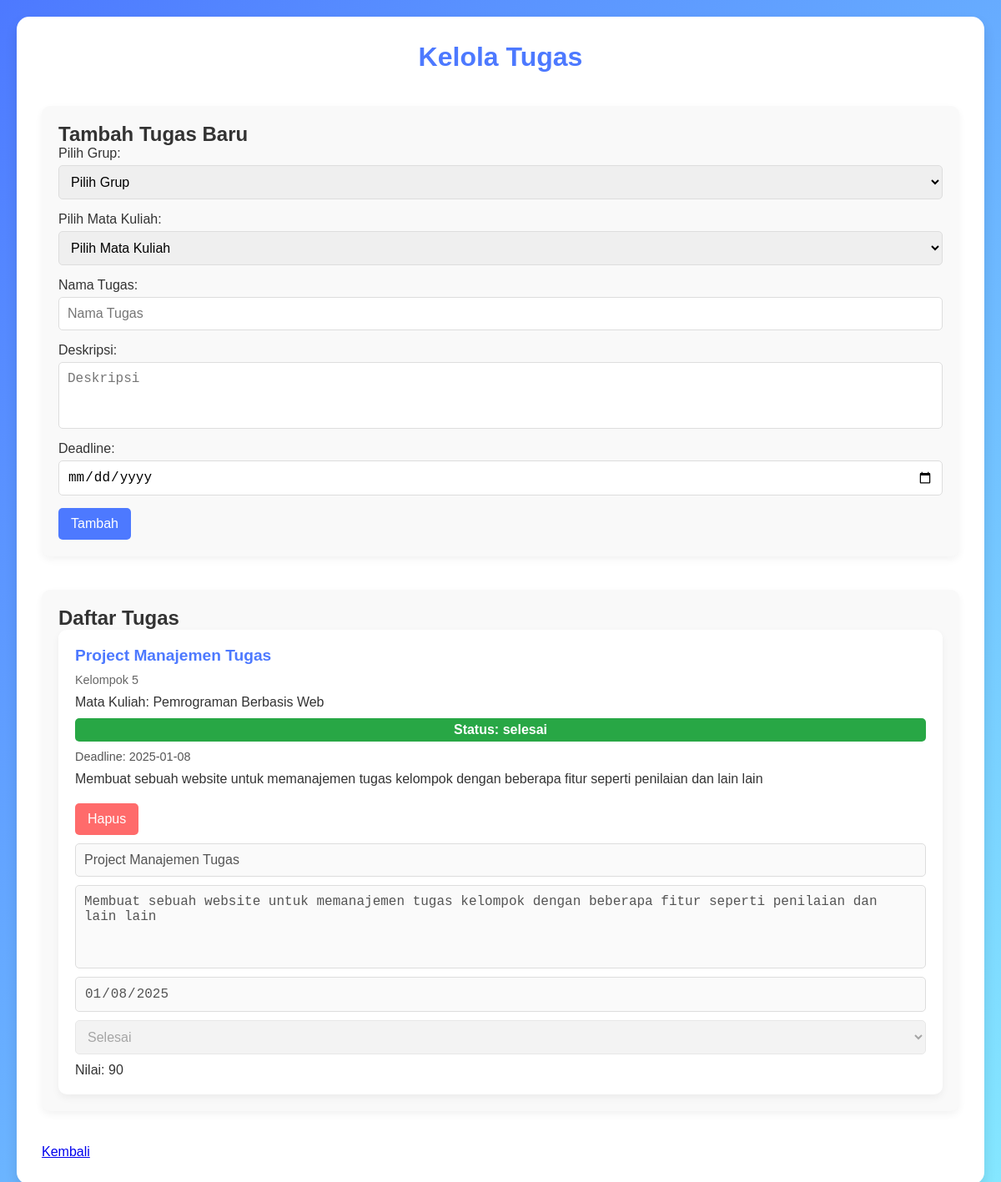
/tasks.php (signed in), run on the app's committed database.
### tables this page shows
CREATE TABLE `tasks` (
  `task_id` int(11) NOT NULL,
  `group_id` int(11) NOT NULL,
  `nama` varchar(255) DEFAULT NULL,
  `mata_kuliah` int(11) DEFAULT NULL,
  `deskripsi` text DEFAULT NULL,
  `tanggal_jatuh_tempo` date DEFAULT NULL,
  `nilai` int(11) DEFAULT NULL,
  `komentar` text DEFAULT NULL,
  `status` enum('sedang proses','selesai','dimulai') DEFAULT 'dimulai',
  `file_path` varchar(255) DEFAULT NULL
);

CREATE TABLE `groups` (
  `group_id` int(11) NOT NULL,
  `nama` varchar(100) NOT NULL,
  `deskripsi` text DEFAULT NULL,
  `tanggal_pembuatan` timestamp NOT NULL DEFAULT current_timestamp()
);

CREATE TABLE `mata_kuliah` (
  `id_mk` int(11) NOT NULL,
  `nama_mk` varchar(100) NOT NULL,
  `dosen_pengampu` varchar(100) NOT NULL,
  `deskripsi` text NOT NULL
);

### tasks.php (the view, shortened to what this page needs)
<?php
require 'db.php';
$stmt = $pdo->prepare("SELECT t.task_id, t.nama AS task_nama, t.deskripsi, t.tanggal_jatuh_tempo, t.status, t.nilai, g.nama AS group_nama,
    mk.nama_mk AS mata_kuliah_nama,
    (SELECT COUNT(*) FROM Group_Members gm WHERE gm.group_id = t.group_id) AS total_anggota,
    (SELECT COUNT(*) FROM Group_Members gm WHERE gm.group_id = t.group_id AND gm.status = 'selesai') AS anggota_selesai
    FROM Tasks t
    INNER JOIN Groups g ON t.group_id = g.group_id
    LEFT JOIN mata_kuliah mk ON t.mata_kuliah = mk.id_mk
    WHERE g.group_id IN (SELECT group_id FROM Group_Members WHERE user_id = ?)");
$stmt->execute([$_SESSION['user_id']]);
$tasks = $stmt->fetchAll(PDO::FETCH_ASSOC);
?>
<!DOCTYPE html>
<html lang="en">
<head>
</head>
<body>
    <div class="container">
        <h1 class="title">Kelola Tugas</h1>
        <section class="form-section">
            <h2>Tambah Tugas Baru</h2>
            <form method="POST">
                <div class="form-group">
                    <label for="group_id">Pilih Grup:</label>
                    <select name="group_id" id="group_id" required>
                        <option value="">Pilih Grup</option>
                    </select>
                </div>
                <div class="form-group">
                    <label for="mata_kuliah">Pilih Mata Kuliah:</label>
                    <select name="mata_kuliah" id="mata_kuliah" required>
                        <option value="">Pilih Mata Kuliah</option>
                    </select>
                </div>
                <div class="form-group">
                    <label for="nama">Nama Tugas:</label>
                    <input type="text" id="nama" name="nama" placeholder="Nama Tugas" required>
                </div>
                <div class="form-group">
                    <label for="deskripsi">Deskripsi:</label>
                    <textarea id="deskripsi" name="deskripsi" placeholder="Deskripsi"></textarea>
                </div>
                <div class="form-group">
                    <label for="deadline">Deadline:</label>
                    <input type="date" id="deadline" name="deadline" required min="<?php echo date('Y-m-d'); ?>">
                </div>
                <button type="submit" name="add_task" class="btn primary">Tambah</button>
            </form>
        </section>
        <section class="tasks-section">
            <h2>Daftar Tugas</h2>
            <div class="tasks-grid">
                <?php foreach ($tasks as $task): ?>
                    <div class="task-card">
                        <h3><?php echo htmlspecialchars($task['task_nama']); ?></h3>
                        <p class="group-name"><?php echo htmlspecialchars($task['group_nama']); ?></p>
                        <p class="mata-kuliah">Mata Kuliah: <?php echo htmlspecialchars($task['mata_kuliah_nama'] ?? 'Tidak ada'); ?></p>
                        <p class="status <?php echo strtolower(str_replace(' ', '-', $task['status'])); ?>">
                            Status: <?php echo htmlspecialchars($task['status']); ?>
                        </p>
                        <p class="deadline">Deadline: <?php echo htmlspecialchars($task['tanggal_jatuh_tempo']); ?></p>
                        <p><?php echo htmlspecialchars($task['deskripsi']); ?></p>
                        <div class="actions">
                            <form method="POST" class="inline-form">
                                <?php
                                $currentDate = new DateTime();
                                $deadlineDate = new DateTime($task['tanggal_jatuh_tempo']);
                                $isDeadlinePassed = $currentDate > $deadlineDate;
                                if ($isDeadlinePassed): ?>
                                <?php else: ?>
                                    <button type="submit" name="delete_task" class="btn danger">Hapus</button>
                                <?php endif; ?>
                            </form>
                            <form method="POST" class="inline-form">
                                <input type="text" name="nama" value="<?php echo htmlspecialchars($task['task_nama']); ?>" required <?php echo $task['nilai'] !== null ? 'disabled' : ''; ?>>
                                <textarea name="deskripsi" <?php echo $task['nilai'] !== null ? 'disabled' : ''; ?>><?php echo htmlspecialchars($task['deskripsi']); ?></textarea>
                                <input type="date" name="deadline" value="<?php echo $task['tanggal_jatuh_tempo']; ?>" required <?php echo $task['nilai'] !== null ? 'disabled' : ''; ?>>
                                <select name="status" <?php echo $task['nilai'] !== null ? 'disabled' : ''; ?>>
                                    <option value="selesai" <?php if ($task['status'] === 'selesai') echo 'selected'; ?>>Selesai</option>
                                </select>
                                <?php if ($task['nilai'] !== null): ?>
                                    <p>Nilai: <?php echo htmlspecialchars($task['nilai']); ?></p>
                                <?php endif; ?>
                            </form>
                        </div>
                    </div>
                <?php endforeach; ?>
            </div>
        </section>
        <a href="index.php" class="btn-secondary">Kembali</a>
    </div>
</body>
</html>

### tasks.php (style rules this page uses)
* { margin: 0; padding: 0; box-sizing: border-box; }
body { font-family: 'Poppins', sans-serif; background: linear-gradient(135deg, #4d79ff, #85e8ff); color: #333; display: flex; justify-content: center; padding: 20px; }
.container { width: 100%; max-width: 1200px; background: white; border-radius: 15px; box-shadow: 0 8px 15px rgba(0, 0, 0, 0.1); padding: 30px; display: flex; flex-direction: column; gap: 40px; }
.title { font-size: 2rem; text-align: center; color: #4d79ff; }
.form-section { background: #f9f9f9; padding: 20px; border-radius: 10px; box-shadow: 0 4px 10px rgba(0, 0, 0, 0.05); }
.form-group { margin-bottom: 15px; display: flex; flex-direction: column; }
label { font-size: 1rem; margin-bottom: 5px; }
input, textarea, select { padding: 10px; border: 1px solid #ddd; border-radius: 5px; font-size: 1rem; }
textarea { resize: none; height: 80px; }
button { background: #4d79ff; color: white; padding: 10px 15px; border: none; border-radius: 5px; cursor: pointer; font-size: 1rem; transition: all 0.3s; }
.tasks-section { background: #f9f9f9; padding: 20px; border-radius: 10px; box-shadow: 0 4px 10px rgba(0, 0, 0, 0.05); }
.tasks-grid { display: grid; grid-template-columns: repeat(auto-fit, minmax(300px, 1fr)); gap: 20px; }
.task-card { background: white; border-radius: 10px; box-shadow: 0 4px 10px rgba(0, 0, 0, 0.05); padding: 20px; display: flex; flex-direction: column; gap: 10px; }
.task-card h3 { font-size: 1.2rem; color: #4d79ff; }
.group-name { font-size: 0.9rem; color: #666; }
.status { font-weight: bold; padding: 5px; border-radius: 5px; text-align: center; }
.status.selesai { background: #28a745; color: white; }
.deadline { font-size: 0.9rem; color: #555; }
.btn.primary { background: #4d79ff; }
.btn.danger { background: #ff6b6b; }
.inline-form input, .inline-form textarea, .inline-form select, .inline-form button { display: block; width: 100%; margin-bottom: 10px; }
.inline-form textarea { height: 100px; }
.inline-form button { width: auto; margin-top: 10px; }

### data on the page
tasks: nama "Project Manajemen Tugas", group.nama "Kelompok 5", mata_kuliah.nama_mk "Pemrograman Berbasis Web", status "selesai", tanggal_jatuh_tempo "2025-01-08", deskripsi "Membuat sebuah website untuk memanajemen tugas kelompok dengan beberapa fitur seperti penilaian dan lain lain", shows "Hapus", deadline "01/08/2025", status "Selesai", nilai "90"
